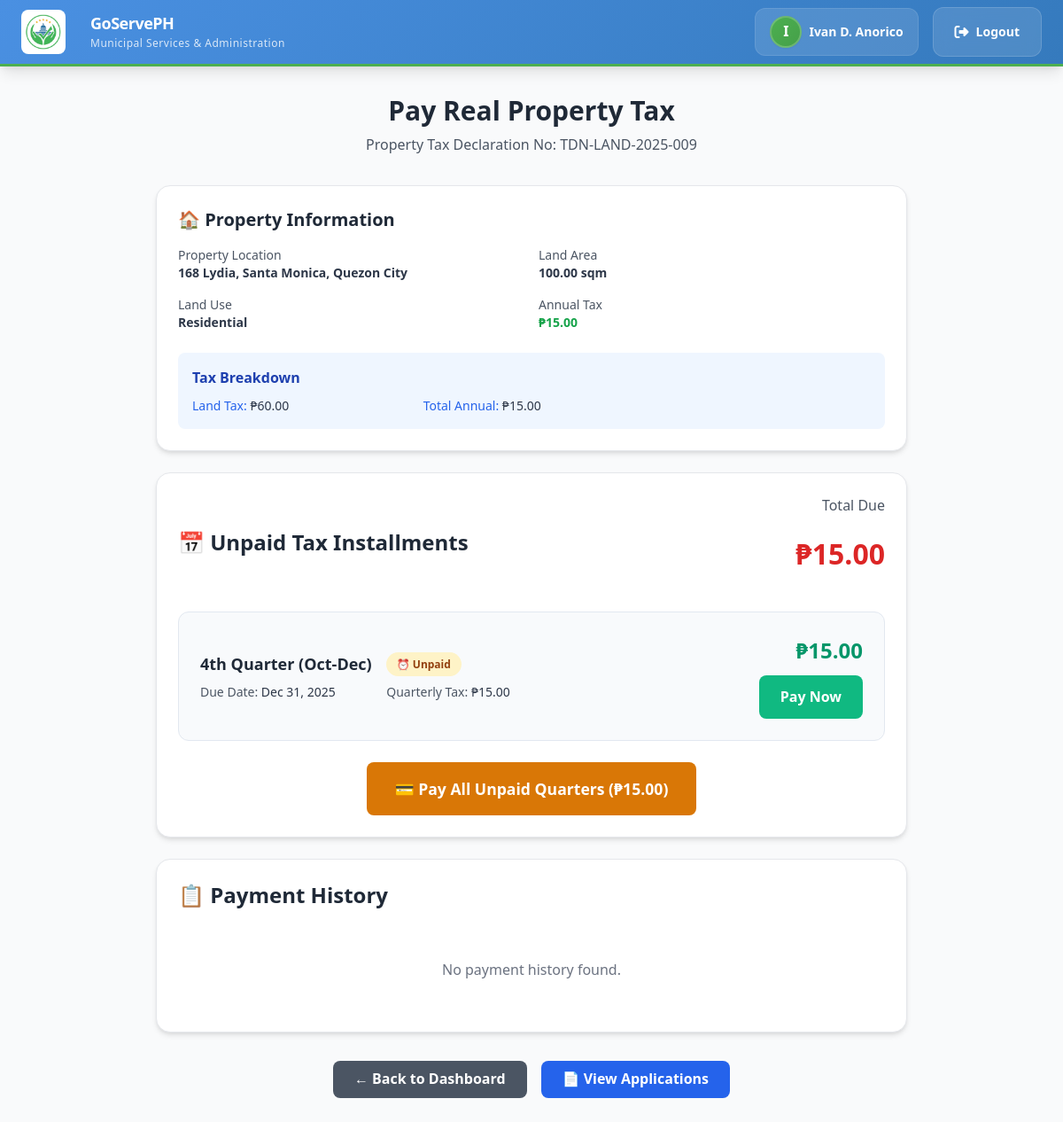
The page /citizen_portal/rpt_card/pay_tax/pay_tax.php?application_id=9 (signed in) on the database its author committed.
### tables this page shows
CREATE TABLE `land` (
  `land_id` int(11) NOT NULL,
  `application_id` int(11) NOT NULL,
  `location` varchar(255) NOT NULL,
  `barangay` varchar(255) NOT NULL,
  `municipality` varchar(255) NOT NULL,
  `lot_area` decimal(12,2) NOT NULL,
  `land_use` varchar(100) NOT NULL,
  `tdn_no` varchar(100) DEFAULT NULL,
  `status` enum('active','inactive') DEFAULT 'active',
  `created_at` datetime DEFAULT current_timestamp(),
  `updated_at` datetime DEFAULT current_timestamp() ON UPDATE current_timestamp()
);

CREATE TABLE `total_tax` (
  `tax_id` int(11) NOT NULL,
  `land_tax_id` int(11) DEFAULT NULL,
  `build_tax_id` int(11) DEFAULT NULL,
  `total_assessed_value` decimal(15,2) NOT NULL,
  `total_tax` decimal(15,2) NOT NULL,
  `payment_type` enum('cash','quarterly','annual') DEFAULT 'quarterly'
);

CREATE TABLE `land_assessment_tax` (
  `land_tax_id` int(11) NOT NULL,
  `land_id` int(11) NOT NULL,
  `assessment_year` year(4) NOT NULL,
  `land_value_per_sqm` decimal(12,2) NOT NULL,
  `land_assessed_lvl` decimal(5,2) NOT NULL,
  `land_assessed_value` decimal(15,2) NOT NULL,
  `tax_rate` decimal(5,2) NOT NULL DEFAULT 1.00,
  `sef_rate` decimal(5,2) NOT NULL DEFAULT 0.10,
  `land_total_tax` decimal(15,2) NOT NULL,
  `status` enum('current','paid','delinquent') DEFAULT 'current',
  `assessed_at` datetime DEFAULT current_timestamp(),
  `due_date` date NOT NULL
);

CREATE TABLE `quarterly` (
  `quarter_id` int(11) NOT NULL,
  `land_tax_id` int(11) NOT NULL,
  `quarter_no` tinyint(4) NOT NULL CHECK (`quarter_no` between 1 and 4),
  `tax_amount` decimal(15,2) NOT NULL,
  `penalty` decimal(15,2) DEFAULT 0.00,
  `total_tax_amount` decimal(15,2) NOT NULL,
  `status` enum('unpaid','paid','overdue') DEFAULT 'unpaid',
  `payment_method` enum('maya','gcash') DEFAULT NULL,
  `phone_number` varchar(20) DEFAULT NULL,
  `email` varchar(255) DEFAULT NULL,
  `verification_code` varchar(10) DEFAULT NULL,
  `verification_attempts` int(11) DEFAULT 0,
  `expires_at` datetime DEFAULT NULL,
  `verified_at` datetime DEFAULT NULL,
  `date_paid` date DEFAULT NULL,
  `or_no` varchar(100) DEFAULT NULL,
  `due_date` date NOT NULL,
  `created_at` datetime DEFAULT current_timestamp(),
  `updated_at` datetime DEFAULT current_timestamp() ON UPDATE current_timestamp()
);

### citizen_portal/rpt_card/pay_tax/pay_tax.php (the view, shortened to what this page needs)
<?php
require_once '../../../db/RPT/rpt_db.php';
$user_id = $_SESSION['user_id'];
$application_id = $_GET['application_id'] ?? null;
if (!$application_id) {
    $_SESSION['error'] = "No application specified. Please select a property from the dashboard.";
    $application = null;
} else {
    try {
        $stmt = $pdo->prepare("
            SELECT
                ra.*,
                l.land_id,
                l.location,
                l.barangay,
                l.municipality,
                l.lot_area,
                l.land_use,
                l.tdn_no as land_tdn
            FROM rpt_applications ra
            LEFT JOIN land l ON ra.id = l.application_id
            WHERE ra.id = ? AND ra.user_id = ? AND ra.status = 'approved'
        ");
        $stmt->execute([$application_id, $user_id]);
        $application = $stmt->fetch(PDO::FETCH_ASSOC);
        if (!$application) {
            $_SESSION['error'] = "Application not found, not approved, or access denied.";
            $application = null;
        } else {
            if (!$application['land_id']) {
                $_SESSION['error'] = "No land assessment found for this application.";
                $application = null;
            } else {
                $tax_stmt = $pdo->prepare("
                    SELECT * FROM land_assessment_tax
                    WHERE land_id = ?
                    ORDER BY assessment_year DESC
                    LIMIT 1
                ");
                $tax_stmt->execute([$application['land_id']]);
                $land_tax = $tax_stmt->fetch(PDO::FETCH_ASSOC);
                if (!$land_tax) {
                    $_SESSION['error'] = "No tax assessment found for this property.";
                    $application = null;
                } else {
                    $total_stmt = $pdo->prepare("
                        SELECT * FROM total_tax
                        WHERE land_tax_id = ?
                        LIMIT 1
                    ");
                    $total_stmt->execute([$land_tax['land_tax_id']]);
                    $total_tax = $total_stmt->fetch(PDO::FETCH_ASSOC);
                    $payments_stmt = $pdo->prepare("
                        SELECT * FROM quarterly
                        WHERE land_tax_id = ? AND status IN ('unpaid', 'overdue')
                        ORDER BY quarter_no ASC
                    ");
                    $payments_stmt->execute([$land_tax['land_tax_id']]);
                    $unpaid_payments = $payments_stmt->fetchAll(PDO::FETCH_ASSOC);
                    $history_stmt = $pdo->prepare("
                        SELECT * FROM quarterly
                        WHERE land_tax_id = ? AND status = 'paid'
                        ORDER BY quarter_no DESC
                        LIMIT 6
                    ");
                    $history_stmt->execute([$land_tax['land_tax_id']]);
                    $payment_history = $history_stmt->fetchAll(PDO::FETCH_ASSOC);
                    $total_due = 0;
                    foreach ($unpaid_payments as $payment) {
                        $total_due += $payment['tax_amount'] + ($payment['penalty'] ?? 0);
                    }
                    $annual_tax = $total_tax['total_tax'] ?? 0;
                    $quarter_labels = ['1' => '1st Quarter (Jan-Mar)', '2' => '2nd Quarter (Apr-Jun)', '3' => '3rd Quarter (Jul-Sep)', '4' => '4th Quarter (Oct-Dec)'];
                }
            }
        }
    } catch (PDOException $e) {
        error_log("Database error: " . $e->getMessage());
        $_SESSION['error'] = "Database error occurred.";
        $application = null;
    }
}
?>
<!DOCTYPE html>
<html lang="en">
<head>
    <script src="https://cdn.tailwindcss.com"></script>
    <link rel="stylesheet" href="../navbar.css">
</head>
<body class="bg-gray-50">
   <?php include '../../../citizen_portal/navbar.php'; ?>
    <div class="container mx-auto px-6 py-8 max-w-4xl">
        <?php if (!$application): ?>
            <div class="text-center py-12">
                <div class="w-24 h-24 bg-red-100 rounded-full flex items-center justify-center mx-auto mb-6">
                    <span class="text-4xl text-red-600">❌</span>
                </div>
                <h2 class="text-2xl font-bold text-gray-800 mb-4">Unable to Load Property</h2>
                <p class="text-gray-600 mb-6">Please select a valid property from the dashboard.</p>
                <a href="../rpt_dashboard.php" class="bg-blue-600 hover:bg-blue-700 text-white font-semibold py-2 px-6 rounded-lg transition-colors duration-200">
                    ← Back to Dashboard
                </a>
            </div>
        <?php else: ?>
            <div class="text-center mb-8">
                <h1 class="text-3xl font-bold text-gray-800 mb-2">Pay Real Property Tax</h1>
                <p class="text-gray-600">Property Tax Declaration No: <?= htmlspecialchars($application['land_tdn'] ?? 'N/A') ?></p>
            </div>
            <div class="payment-card">
                <h2 class="text-xl font-bold text-gray-800 mb-4">🏠 Property Information</h2>
                <div class="grid grid-cols-1 md:grid-cols-2 gap-4 text-sm">
                    <div>
                        <p class="text-gray-600">Property Location</p>
                        <p class="font-semibold"><?= htmlspecialchars($application['location'] . ', ' . $application['barangay'] . ', ' . $application['municipality']) ?></p>
                    </div>
                    <div>
                        <p class="text-gray-600">Land Area</p>
                        <p class="font-semibold"><?= number_format($application['lot_area'], 2) ?> sqm</p>
                    </div>
                    <div>
                        <p class="text-gray-600">Land Use</p>
                        <p class="font-semibold"><?= htmlspecialchars($application['land_use']) ?></p>
                    </div>
                    <div>
                        <p class="text-gray-600">Annual Tax</p>
                        <p class="font-semibold text-green-600">₱<?= number_format($annual_tax, 2) ?></p>
                    </div>
                </div>
                <div class="mt-6 p-4 bg-blue-50 rounded-lg">
                    <h3 class="font-semibold text-blue-800 mb-2">Tax Breakdown</h3>
                    <div class="grid grid-cols-1 md:grid-cols-3 gap-4 text-sm">
                        <div>
                            <span class="text-blue-600">Land Tax:</span>
                            <span class="font-medium">₱<?= number_format($land_tax['land_total_tax'] ?? 0, 2) ?></span>
                        </div>
                        <div>
                            <span class="text-blue-600">Total Annual:</span>
                            <span class="font-medium">₱<?= number_format($annual_tax, 2) ?></span>
                        </div>
                    </div>
                </div>
            </div>
            <div class="payment-card">
                <div class="flex justify-between items-center mb-6">
                    <h2 class="text-2xl font-bold text-gray-800">📅 Unpaid Tax Installments</h2>
                    <?php if (!empty($unpaid_payments)): ?>
                        <div class="text-right">
                            <p class="text-gray-600">Total Due</p>
                            <p class="total-amount">₱<?= number_format($total_due, 2) ?></p>
                        </div>
                    <?php endif; ?>
                </div>
                <?php if (!empty($unpaid_payments)): ?>
                    <div class="space-y-4">
                        <?php foreach ($unpaid_payments as $payment): ?>
                            <?php
                            $payment_amount = $payment['tax_amount'] + ($payment['penalty'] ?? 0);
                            $is_overdue = $payment['status'] === 'overdue';
                            ?>
                            <div class="tax-item">
                                <div class="flex flex-col md:flex-row md:items-center justify-between gap-4">
                                    <div class="flex-1">
                                        <div class="flex items-center gap-4 mb-2">
                                            <h3 class="text-lg font-semibold text-gray-800">
                                                <?= $quarter_labels[$payment['quarter_no']] ?? 'Quarter ' . $payment['quarter_no'] ?>
                                            </h3>
                                            <span class="status-badge <?= $is_overdue ? 'status-overdue' : 'status-unpaid' ?>">
                                                <?= $is_overdue ? '⚠️ Overdue' : '⏰ Unpaid' ?>
                                            </span>
                                        </div>
                                        <div class="grid grid-cols-2 md:grid-cols-3 gap-4 text-sm">
                                            <div>
                                                <span class="text-gray-600">Due Date:</span>
                                                <span class="font-medium"><?= date('M j, Y', strtotime($payment['due_date'])) ?></span>
                                            </div>
                                            <div>
                                                <span class="text-gray-600">Quarterly Tax:</span>
                                                <span class="font-medium">₱<?= number_format($payment['tax_amount'], 2) ?></span>
                                            </div>
                                        </div>
                                    </div>
                                    <div class="text-right">
                                        <div class="amount-display mb-2">
                                            ₱<?= number_format($payment_amount, 2) ?>
                                        </div>
                                        <a href=../../digital_card/rpt_tax_payment_details.php?application_id=<?= $application_id ?>&quarter_id=<?= $payment['quarter_id'] ?>&amount=<?= $payment_amount ?>&payment_for=quarter_<?= $payment['quarter_no'] ?>&payment_type=property_tax"
                                           class="btn-pay-single inline-block">
                                            Pay Now
                                        </a>
                                    </div>
                                </div>
                            </div>
                        <?php endforeach; ?>
                    </div>
                    <div class="mt-6 text-center">
                        <a href="rpt_payment_details.php?application_id=<?= $application_id ?>&payment_for=all_quarters&amount=<?= $total_due ?>&payment_type=property_tax"
                           class="btn-pay-all inline-block">
                            💳 Pay All Unpaid Quarters (₱<?= number_format($total_due, 2) ?>)
                        </a>
                    </div>
                <?php endif; ?>
            </div>
            <div class="payment-card">
                <h2 class="text-2xl font-bold text-gray-800 mb-6">📋 Payment History</h2>
                <?php if (!empty($payment_history)): ?>
                    <div class="space-y-3">
                        <?php foreach ($payment_history as $payment): ?>
                        <div class="tax-item">
                            <div class="flex justify-between items-center">
                                <div>
                                    <div class="font-semibold text-gray-800">
                                        <?= $quarter_labels[$payment['quarter_no']] ?? 'Quarter ' . $payment['quarter_no'] ?>
                                    </div>
                                    <div class="text-sm text-gray-600">
                                        Paid on <?= $payment['date_paid'] ? date('M j, Y', strtotime($payment['date_paid'])) : 'N/A' ?>
                                        <?php if ($payment['or_no']): ?>
                                            • OR: <?= htmlspecialchars($payment['or_no']) ?>
                                        <?php endif; ?>
                                        <?php if ($payment['penalty'] > 0): ?>
                                            • <span class="text-red-600">Penalty: ₱<?= number_format($payment['penalty'], 2) ?></span>
                                        <?php endif; ?>
                                    </div>
                                </div>
                                <div class="text-right">
                                    <div class="font-semibold text-gray-800">
                                        ₱<?= number_format($payment['tax_amount'] + $payment['penalty'], 2) ?>
                                    </div>
                                    <span class="status-badge status-paid">Paid</span>
                                </div>
                            </div>
                        </div>
                        <?php endforeach; ?>
                    </div>
                <?php else: ?>
                    <div class="text-center py-8 text-gray-500">
                        <p>No payment history found.</p>
                    </div>
                <?php endif; ?>
            </div>
            <div class="mt-8 flex justify-center gap-4">
                <button onclick="location.href='../rpt_dashboard.php'"
                        class="bg-gray-600 hover:bg-gray-700 text-white font-semibold py-2 px-6 rounded-lg transition-colors duration-200">
                    ← Back to Dashboard
                </button>
                <button onclick="location.href='rpt_application.php'"
                        class="bg-blue-600 hover:bg-blue-700 text-white font-semibold py-2 px-6 rounded-lg transition-colors duration-200">
                    📄 View Applications
                </button>
            </div>
        <?php endif; ?>
    </div>
</body>
</html>

### rows shown on the page
land: tdn_no "TDN-LAND-2025-009", location+barangay+municipality "168 Lydia, Santa Monica, Quezon City", lot_area "100.00", land_use "Residential"
total_tax: total_tax "15.00"
land_assessment_tax: land_total_tax "60.00"
quarterly: quarter_no "4th Quarter (Oct-Dec)", status "⏰ Unpaid", due_date "Dec 31, 2025", tax_amount "15.00"

### other values the page prints
substr(htmlspecialchars($full_name), 0, 1) "I"
$full_name "Ivan D. Anorico"
$total_due "15.00"
